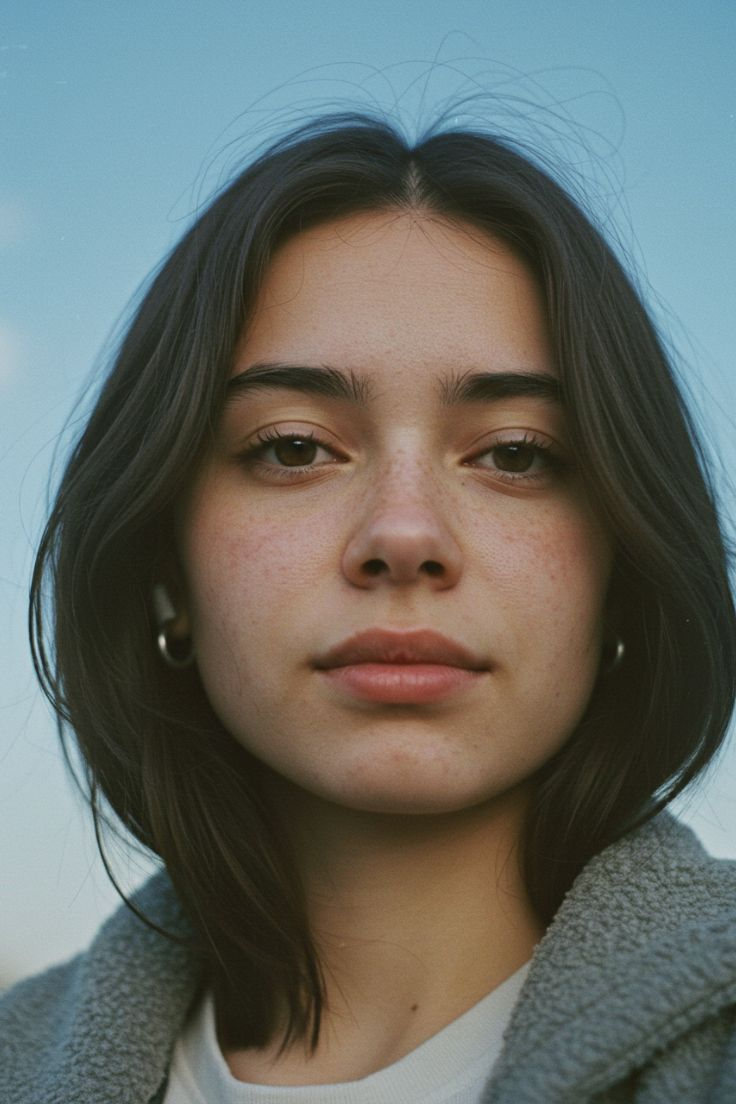
#> input picture image.jpg, 736 x 1104 px
$ python -i shadow_lighting.py   (imports and definitions only)   (older library calls are emulated)
#> lines starting #> are read from the running program, lines starting #| are printed output that depends on the picture
#> further down, picture is the input picture: shape (1104, 736, 3); mean B, G, R 102.2, 107.3, 102.4
"""Tier 3 — Shadow / Lighting Consistency Analysis.

Estimates light source direction from edges and checks for physically
impossible multiple light sources or shadow inconsistencies.
"""

from __future__ import annotations

import time

import cv2
import numpy as np


def _estimate_light_direction(gray: np.ndarray) -> np.ndarray:
    """Estimate dominant light direction from gradient analysis.

    Uses Sobel gradients to compute the dominant illumination vector.
    Returns unit vector [dx, dy].
    """
    grad_x = cv2.Sobel(gray, cv2.CV_64F, 1, 0, ksize=5)
    grad_y = cv2.Sobel(gray, cv2.CV_64F, 0, 1, ksize=5)

    # Weighted average gradient direction (brighter areas weight more)
    weights = gray.astype(np.float64) / 255.0
    weighted_gx = np.sum(grad_x * weights)
    weighted_gy = np.sum(grad_y * weights)

    magnitude = np.sqrt(weighted_gx ** 2 + weighted_gy ** 2) + 1e-8
    return np.array([weighted_gx / magnitude, weighted_gy / magnitude])


def _analyze_shadow_consistency(image: np.ndarray) -> dict:
    """Analyze shadow regions for consistency with a single light source."""
    gray = cv2.cvtColor(image, cv2.COLOR_BGR2GRAY)
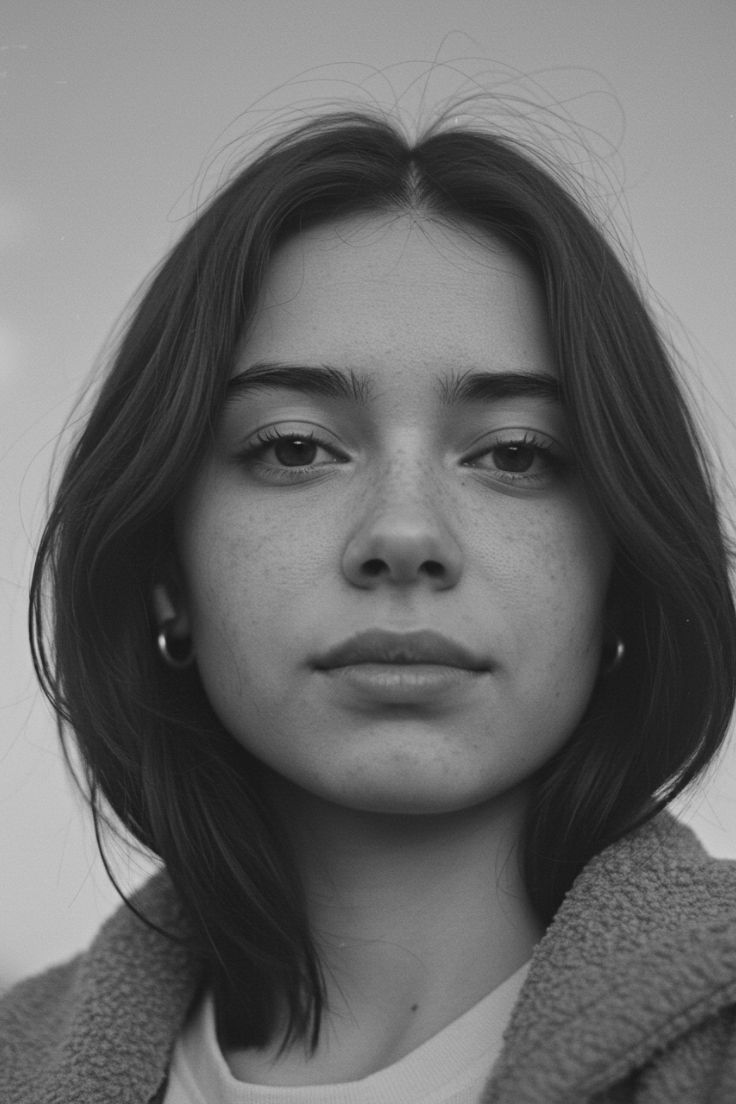
#> gray: shape (1104, 736); min 15, max 206, mean 105.2
    h, w = gray.shape
#> h = 1104; w = 736

    # Divide image into quadrants → estimate light direction per quadrant
    quad_size_h, quad_size_w = h // 2, w // 2
#> quad_size_h = 552; quad_size_w = 368
    quadrants = [
        gray[:quad_size_h, :quad_size_w],
        gray[:quad_size_h, quad_size_w:],
        gray[quad_size_h:, :quad_size_w],
        gray[quad_size_h:, quad_size_w:],
    ]

    directions = np.array([_estimate_light_direction(q) for q in quadrants])
#> directions = [[-0.909, -0.417], [0.819, -0.574], [-0.99, 0.139], [0.952, 0.307]]

    # Compute pairwise angular differences
    angles = []
    for i in range(4):
        for j in range(i + 1, 4):
            cos_sim = np.clip(np.dot(directions[i], directions[j]), -1.0, 1.0)
            angle_deg = float(np.degrees(np.arccos(cos_sim)))
            angles.append(angle_deg)
#> after the loop, angles = [120.4, 32.61, 173.3, 153, 52.9, 154.1]

    mean_angle_diff = float(np.mean(angles))
#> mean_angle_diff = 114.4
    max_angle_diff = float(np.max(angles))
#> max_angle_diff = 173.3

    # Overall light direction
    overall_dir = _estimate_light_direction(gray)
#> in _estimate_light_direction (call 5), `grad_x = cv2.Sobel(gray, cv2.CV_64F, 1, 0, ksize=5)`:
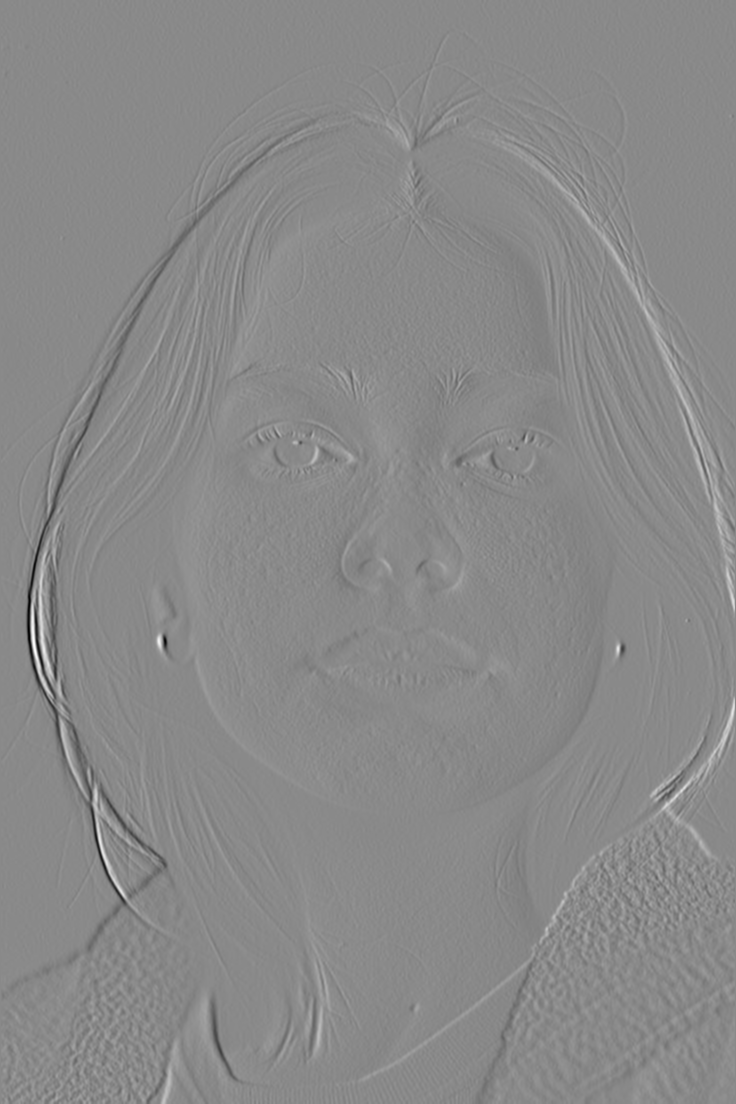
#> grad_x: shape (1104, 736) float64; min -7009, max 5974, mean -5.9; drawn with min black and max white
#> in _estimate_light_direction (call 5), `grad_y = cv2.Sobel(gray, cv2.CV_64F, 0, 1, ksize=5)`:
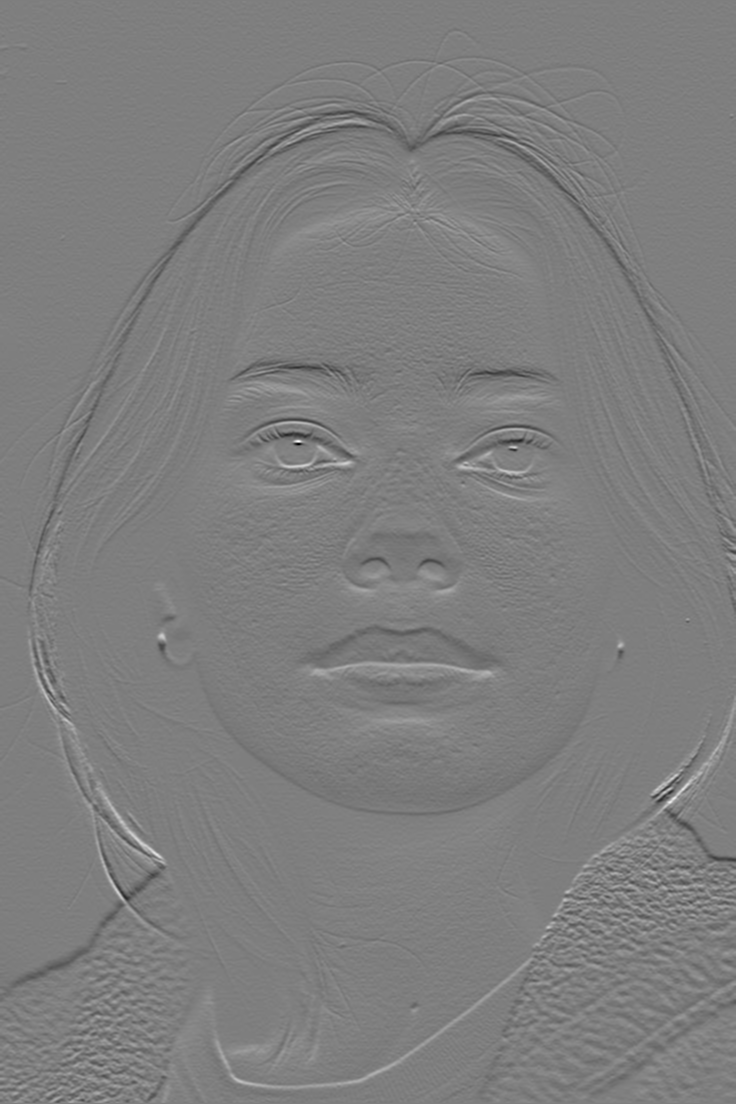
#> grad_y: shape (1104, 736) float64; min -5194, max 5263, mean -4.4; drawn with min black and max white
#> in _estimate_light_direction (call 5), `weighted_gx = np.sum(grad_x * weights)`: weighted_gx = -2538841.5
#> in _estimate_light_direction (call 5), `weighted_gy = np.sum(grad_y * weights)`: weighted_gy = -1529142.4
#> in _estimate_light_direction (call 5), `magnitude = np.sqrt(weighted_gx ** 2 + weighted_gy ** 2) + 1e-8`: magnitude = 2963780.2
#> overall_dir = [-0.857, -0.516]

    return {
        "mean_angle_diff": mean_angle_diff,
        "max_angle_diff": max_angle_diff,
        "light_direction": overall_dir.tolist(),
        "quadrant_directions": directions.tolist(),
    }


def _analyze_brightness_asymmetry(face: np.ndarray) -> float:
    """Check face halves for brightness asymmetry beyond natural variation."""
    gray = cv2.cvtColor(face, cv2.COLOR_BGR2GRAY).astype(np.float64)
    h, w = gray.shape
    mid = w // 2

    left_mean = np.mean(gray[:, :mid])
    right_mean = np.mean(gray[:, mid:])
    overall_mean = np.mean(gray) + 1e-8

    asymmetry = abs(left_mean - right_mean) / overall_mean
    return float(asymmetry)


def predict(image: np.ndarray, face_crop: np.ndarray | None = None) -> dict:
    """Analyze shadow/lighting consistency. Returns score 0-1."""
    t0 = time.perf_counter()

    shadow_analysis = _analyze_shadow_consistency(image)
#> shadow_analysis = {'mean_angle_diff': 114.4, 'max_angle_diff': 173.3, 'light_direction': [-0.857, -0.516], 'quadrant_directions': [[-0.909, -0.417], [0.819, -0.574], [-0.99, 0.139], [0.952, 0.307]]}
    face_asymmetry = 0.0
    if face_crop is not None:
        face_asymmetry = _analyze_brightness_asymmetry(face_crop)

    score = 0.0

    # High angular difference between quadrant light directions
    # Raised thresholds — normal images often show 40-60° due to scene content
    if shadow_analysis["mean_angle_diff"] > 75:
        score += 0.4
    elif shadow_analysis["mean_angle_diff"] > 45:
        score += 0.2

    if shadow_analysis["max_angle_diff"] > 120:
        score += 0.3
    elif shadow_analysis["max_angle_diff"] > 60:
        score += 0.15

    # Extreme face asymmetry beyond natural side-lighting
    if face_asymmetry > 0.3:
        score += 0.2
    elif face_asymmetry > 0.15:
        score += 0.1

    shadow_analysis["face_asymmetry"] = face_asymmetry
    elapsed = int((time.perf_counter() - t0) * 1000)

    return {"score": min(score, 1.0), "execution_ms": elapsed, "details": shadow_analysis}

>>> import cv2
>>> picture = cv2.imread('../../../image.jpg')
>>> result = predict(picture)
#> result = 3 items
